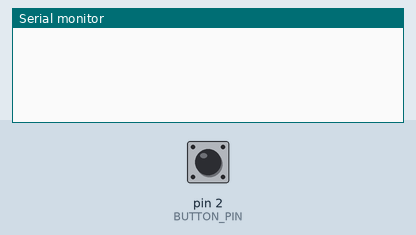
This sketch was run on a simulated Arduino Uno, built with avr-gcc and run on an emulated ATmega328P. Shown: the last lines printed to the serial monitor. The inputs (shaded band) are chosen by the test bench; at power-on: pin 2 (BUTTON_PIN) HIGH.

Above: at 1.2 s.
1.3 s: pin 2 (BUTTON_PIN) pulled LOW for 0.15 s
At 1.43 s:
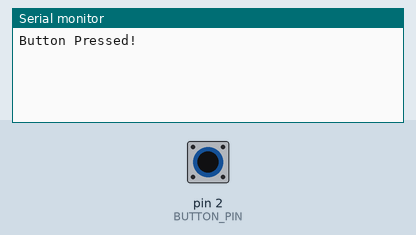
At 2.1 s:
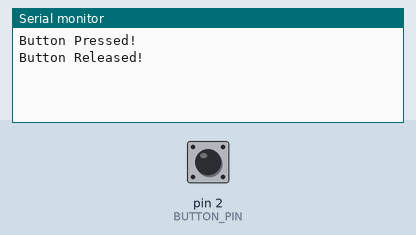

The sketch:

code.ino
```cpp
// Pushbutton unit test sketch.
//
// The velxio part-sim seeds the input pin HIGH (INPUT_PULLUP emulation) and
// drives it LOW while the button is held — i.e. the button is active-low with
// one leg on pin 2 and the other on GND. We read pin 2 and print a line on
// each press / release edge so the test can assert via Serial, alongside the
// element's own `pressed` property.

const int BUTTON_PIN = 2;

int lastState = HIGH;

void setup() {
  pinMode(BUTTON_PIN, INPUT);
  Serial.begin(115200);
}

void loop() {
  int state = digitalRead(BUTTON_PIN);
  if (state != lastState) {
    if (state == LOW) Serial.println("Button Pressed!");
    else Serial.println("Button Released!");
    lastState = state;
  }
}
```

Measured:
- after the input at 1.3 s, the serial monitor: prints a new line at once (image 1)
